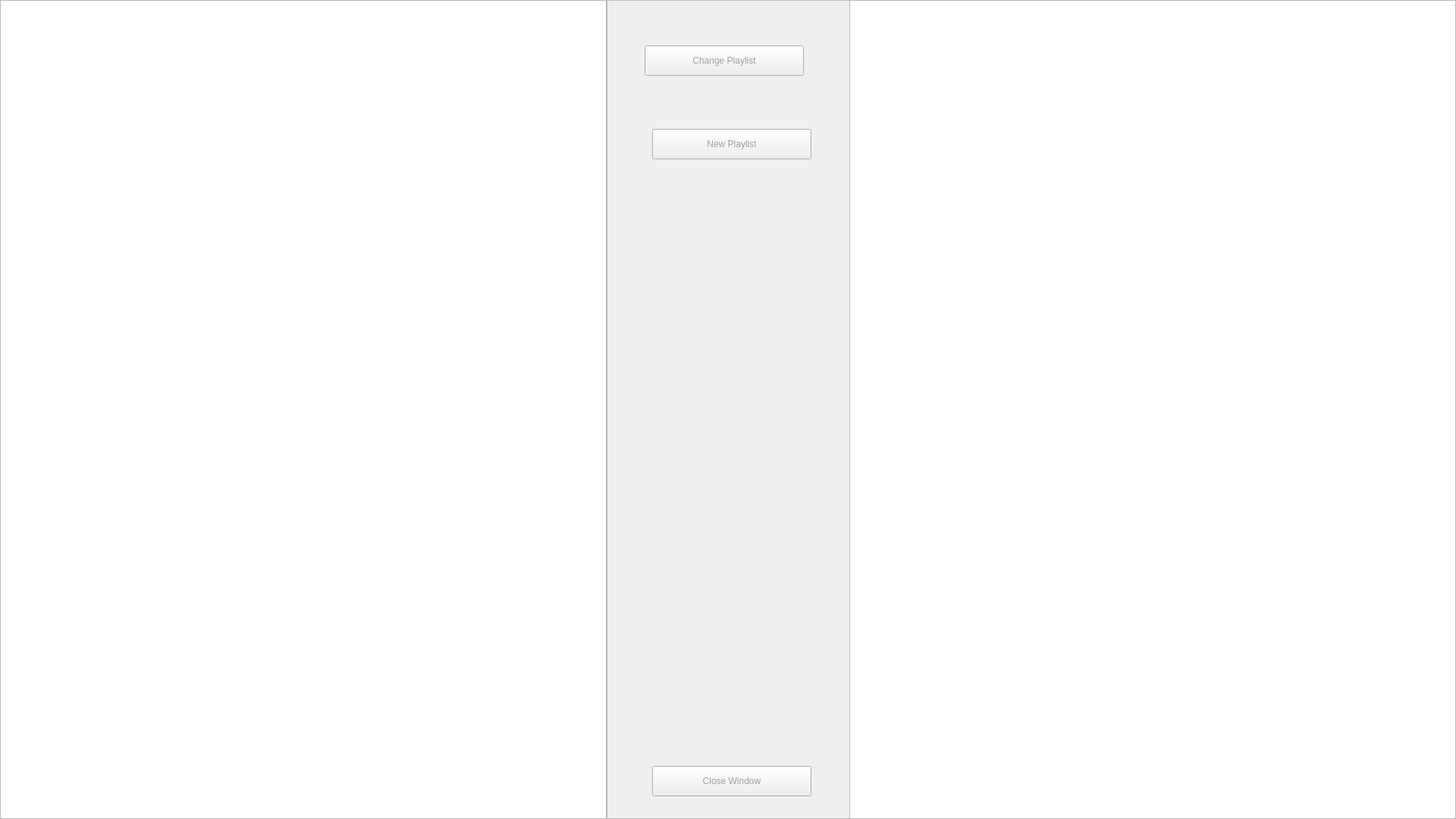
<?xml version="1.0" encoding="UTF-8"?>
<ui version="4.0">
 <class>MainWindow</class>
 <widget class="QMainWindow" name="MainWindow">
  <property name="geometry">
   <rect>
    <x>0</x>
    <y>0</y>
    <width>1920</width>
    <height>1080</height>
   </rect>
  </property>
  <property name="minimumSize">
   <size>
    <width>0</width>
    <height>0</height>
   </size>
  </property>
  <property name="maximumSize">
   <size>
    <width>16777215</width>
    <height>16777215</height>
   </size>
  </property>
  <property name="windowTitle">
   <string>MainWindow</string>
  </property>
  <property name="styleSheet">
   <string notr="true">background-image: url(:/Background/Desktop.png);</string>
  </property>
  <widget class="QWidget" name="centralwidget">
   <widget class="QTableView" name="tbl_songs">
    <property name="geometry">
     <rect>
      <x>1120</x>
      <y>0</y>
      <width>800</width>
      <height>1080</height>
     </rect>
    </property>
    <property name="font">
     <font>
      <family>Segoe UI</family>
     </font>
    </property>
    <property name="styleSheet">
     <string notr="true">background-image: url(:/Background/Transparent.png);
color: rgb(255, 255, 255);</string>
    </property>
    <property name="editTriggers">
     <set>QAbstractItemView::NoEditTriggers</set>
    </property>
    <property name="selectionBehavior">
     <enum>QAbstractItemView::SelectRows</enum>
    </property>
    <property name="showGrid">
     <bool>false</bool>
    </property>
    <attribute name="horizontalHeaderVisible">
     <bool>false</bool>
    </attribute>
    <attribute name="verticalHeaderVisible">
     <bool>false</bool>
    </attribute>
   </widget>
   <widget class="QTableView" name="tbl_playlists">
    <property name="geometry">
     <rect>
      <x>0</x>
      <y>0</y>
      <width>800</width>
      <height>1080</height>
     </rect>
    </property>
    <property name="font">
     <font>
      <family>Segoe UI</family>
     </font>
    </property>
    <property name="styleSheet">
     <string notr="true">background-image: url(:/Background/Transparent.png);
color: rgb(255, 255, 255);</string>
    </property>
    <property name="editTriggers">
     <set>QAbstractItemView::NoEditTriggers</set>
    </property>
    <property name="dragDropMode">
     <enum>QAbstractItemView::NoDragDrop</enum>
    </property>
    <property name="selectionBehavior">
     <enum>QAbstractItemView::SelectRows</enum>
    </property>
    <property name="showGrid">
     <bool>false</bool>
    </property>
    <attribute name="horizontalHeaderVisible">
     <bool>false</bool>
    </attribute>
    <attribute name="verticalHeaderVisible">
     <bool>false</bool>
    </attribute>
   </widget>
   <widget class="QFrame" name="frame">
    <property name="geometry">
     <rect>
      <x>800</x>
      <y>0</y>
      <width>321</width>
      <height>1080</height>
     </rect>
    </property>
    <property name="styleSheet">
     <string notr="true">background-image: url(:/Background/Test.png);
border-image: url(:/Background/Test.png);
color: rgb(159, 159, 159);</string>
    </property>
    <property name="frameShape">
     <enum>QFrame::StyledPanel</enum>
    </property>
    <property name="frameShadow">
     <enum>QFrame::Raised</enum>
    </property>
    <widget class="QPushButton" name="btn_close">
     <property name="geometry">
      <rect>
       <x>60</x>
       <y>1010</y>
       <width>210</width>
       <height>40</height>
      </rect>
     </property>
     <property name="styleSheet">
      <string notr="true">font: 20pt &quot;Bebas Neue&quot;;</string>
     </property>
     <property name="text">
      <string>Close Window</string>
     </property>
    </widget>
    <widget class="QPushButton" name="btn_plylstreset">
     <property name="geometry">
      <rect>
       <x>50</x>
       <y>60</y>
       <width>210</width>
       <height>40</height>
      </rect>
     </property>
     <property name="styleSheet">
      <string notr="true">font: 20pt &quot;Bebas Neue&quot;;</string>
     </property>
     <property name="text">
      <string>Change Playlist</string>
     </property>
    </widget>
    <widget class="QPushButton" name="btn_newplylst">
     <property name="geometry">
      <rect>
       <x>60</x>
       <y>170</y>
       <width>210</width>
       <height>40</height>
      </rect>
     </property>
     <property name="styleSheet">
      <string notr="true">font: 20pt &quot;Bebas Neue&quot;;</string>
     </property>
     <property name="text">
      <string>New Playlist</string>
     </property>
    </widget>
   </widget>
  </widget>
  <widget class="QMenuBar" name="menubar">
   <property name="geometry">
    <rect>
     <x>0</x>
     <y>0</y>
     <width>1920</width>
     <height>26</height>
    </rect>
   </property>
  </widget>
 </widget>
 <resources>
  <include location="ButtonResources.qrc"/>
 </resources>
 <connections/>
</ui>
